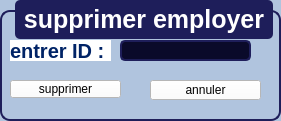
     <widget class="QGroupBox" name="groupBox_29">
      <property name="geometry">
       <rect>
        <x>380</x>
        <y>340</y>
        <width>281</width>
        <height>121</height>
       </rect>
      </property>
      <property name="styleSheet">
       <string notr="true">QGroupBox {
    font-family: &quot;Arial&quot;;
    font-size: 25px;
    font-weight: bold;
    color: #0A0A2A;
    border: 2px solid #1E1E5A;
    border-radius: 10px;
    margin-top: 10px;
    background-color: #B0C4DE;
}

QGroupBox::title {
    subcontrol-origin: margin;
    subcontrol-position: top center;
    padding: 5px;
    background-color: #1E1E5A;
    color: white;
    border-radius: 5px;
}
</string>
      </property>
      <property name="title">
       <string>supprimer employer</string>
      </property>
      <widget class="QPushButton" name="pushButton_83">
       <property name="geometry">
        <rect>
         <x>370</x>
         <y>420</y>
         <width>81</width>
         <height>51</height>
        </rect>
       </property>
       <property name="styleSheet">
        <string notr="true">QLineEdit, QDateTimeEdit {
    font-family: &quot;Arial&quot;;
    font-size: 14px;
    color: white;
    background-color: #0A0A2A;
    border: 2px solid #1E1E5A;
    border-radius: 5px;
    padding: 5px;
}

QPushButton {
    font-family: &quot;Arial Black&quot;;
    font-size: 14px;
    color: white;
    background-color: #0A0A2A;
    border: 2px solid #1E1E5A;
    border-radius: 5px;
    padding: 5px;
}

QPushButton:hover {
    background-color: #1E1E5A;
}
</string>
       </property>
       <property name="text">
        <string>modifier</string>
       </property>
       <property name="icon">
        <iconset>
         <normaloff>:/icons/icones/addition.png</normaloff>:/icons/icones/addition.png</iconset>
       </property>
       <property name="iconSize">
        <size>
         <width>20</width>
         <height>20</height>
        </size>
       </property>
      </widget>
      <widget class="QPushButton" name="pushButton_84">
       <property name="geometry">
        <rect>
         <x>120</x>
         <y>40</y>
         <width>131</width>
         <height>21</height>
        </rect>
       </property>
       <property name="styleSheet">
        <string notr="true">QLineEdit, QDateTimeEdit {
    font-family: &quot;Arial&quot;;
    font-size: 14px;
    color: white;
    background-color: #0A0A2A;
    border: 2px solid #1E1E5A;
    border-radius: 5px;
    padding: 5px;
}

QPushButton {
    font-family: &quot;Arial Black&quot;;
    font-size: 14px;
    color: white;
    background-color: #0A0A2A;
    border: 2px solid #1E1E5A;
    border-radius: 5px;
    padding: 5px;
}

QPushButton:hover {
    background-color: #1E1E5A;
}
</string>
       </property>
       <property name="text">
        <string/>
       </property>
       <property name="icon">
        <iconset>
         <normaloff>:/icons/icones/addition.png</normaloff>:/icons/icones/addition.png</iconset>
       </property>
       <property name="iconSize">
        <size>
         <width>20</width>
         <height>20</height>
        </size>
       </property>
      </widget>
      <widget class="QPushButton" name="pushButton_85">
       <property name="geometry">
        <rect>
         <x>10</x>
         <y>280</y>
         <width>161</width>
         <height>41</height>
        </rect>
       </property>
       <property name="styleSheet">
        <string notr="true">QLineEdit, QDateTimeEdit {
    font-family: &quot;Arial&quot;;
    font-size: 14px;
    color: white;
    background-color: #0A0A2A;
    border: 2px solid #1E1E5A;
    border-radius: 5px;
    padding: 5px;
}

QPushButton {
    font-family: &quot;Arial Black&quot;;
    font-size: 14px;
    color: white;
    background-color: #0A0A2A;
    border: 2px solid #1E1E5A;
    border-radius: 5px;
    padding: 5px;
}

QPushButton:hover {
    background-color: #1E1E5A;
}
</string>
       </property>
       <property name="text">
        <string>Gestuion évènemenets</string>
       </property>
       <property name="icon">
        <iconset>
         <normaloff>:/icons/icones/addition.png</normaloff>:/icons/icones/addition.png</iconset>
       </property>
       <property name="iconSize">
        <size>
         <width>20</width>
         <height>20</height>
        </size>
       </property>
      </widget>
      <widget class="QLabel" name="label_148">
       <property name="geometry">
        <rect>
         <x>10</x>
         <y>40</y>
         <width>101</width>
         <height>21</height>
        </rect>
       </property>
       <property name="styleSheet">
        <string notr="true">QLabel {
	background-color: rgb(255, 255, 255);
    font-size: 20px;
    font-weight: bold;
    color: #002366;  /* Bleu foncé */
}</string>
       </property>
       <property name="text">
        <string>entrer ID :</string>
       </property>
      </widget>
      <widget class="QPushButton" name="search_4">
       <property name="geometry">
        <rect>
         <x>150</x>
         <y>80</y>
         <width>111</width>
         <height>20</height>
        </rect>
       </property>
       <property name="minimumSize">
        <size>
         <width>111</width>
         <height>18</height>
        </size>
       </property>
       <property name="styleSheet">
        <string notr="true">background-color: rgb(255, 255, 255);</string>
       </property>
       <property name="text">
        <string>annuler</string>
       </property>
      </widget>
      <widget class="QPushButton" name="search_5">
       <property name="geometry">
        <rect>
         <x>10</x>
         <y>80</y>
         <width>111</width>
         <height>18</height>
        </rect>
       </property>
       <property name="minimumSize">
        <size>
         <width>111</width>
         <height>18</height>
        </size>
       </property>
       <property name="styleSheet">
        <string notr="true">background-color: rgb(255, 255, 255);</string>
       </property>
       <property name="text">
        <string>supprimer</string>
       </property>
      </widget>
     </widget>
